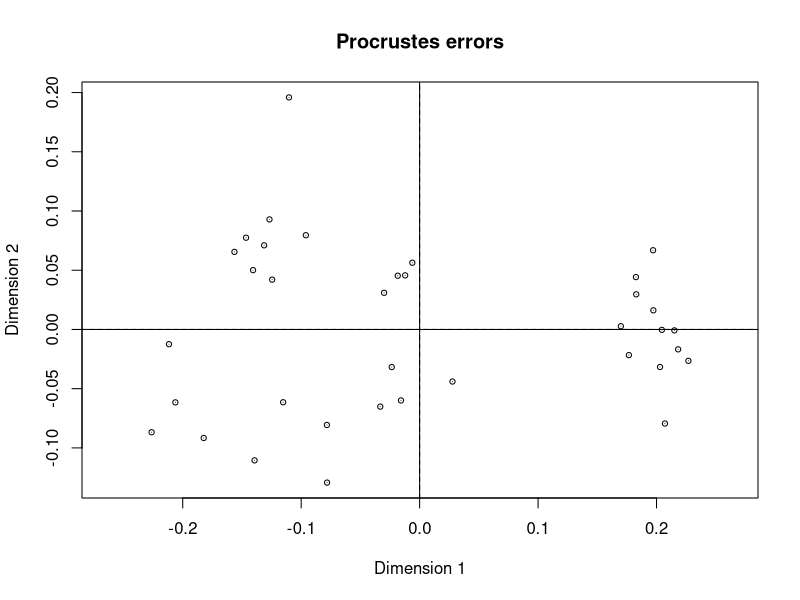
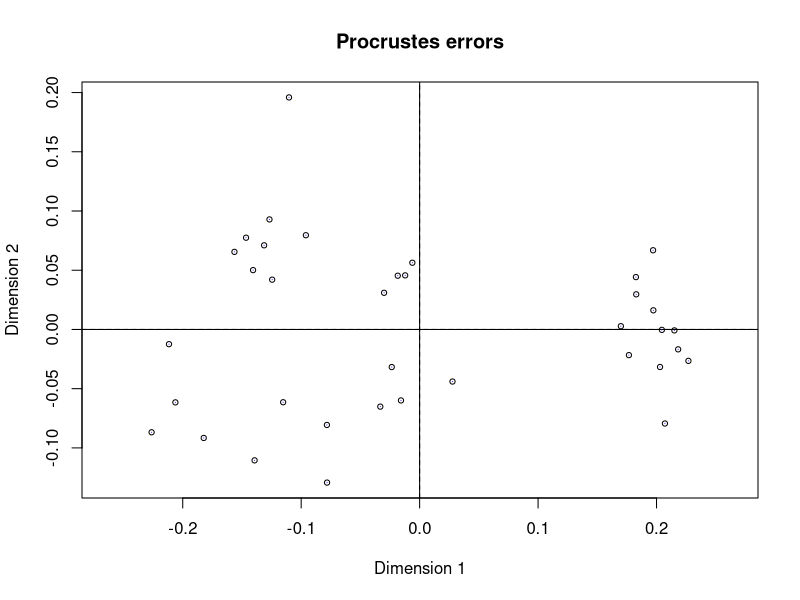
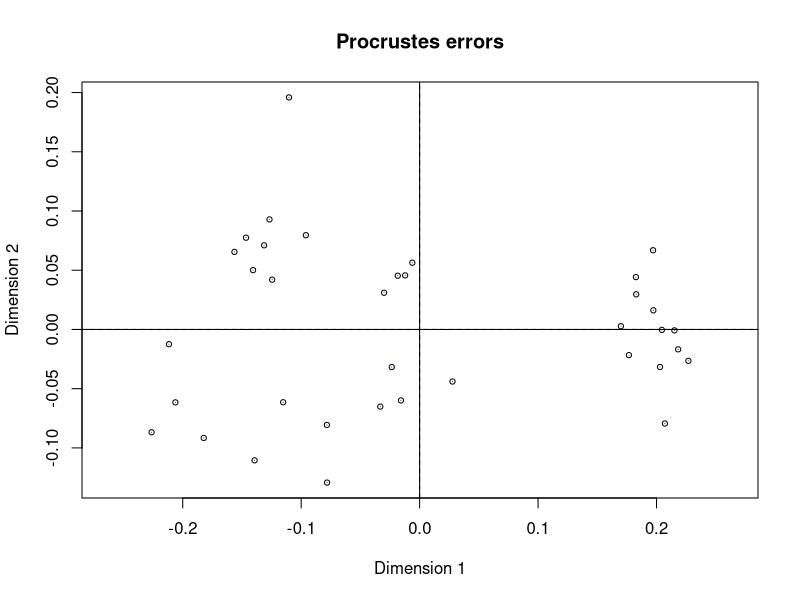
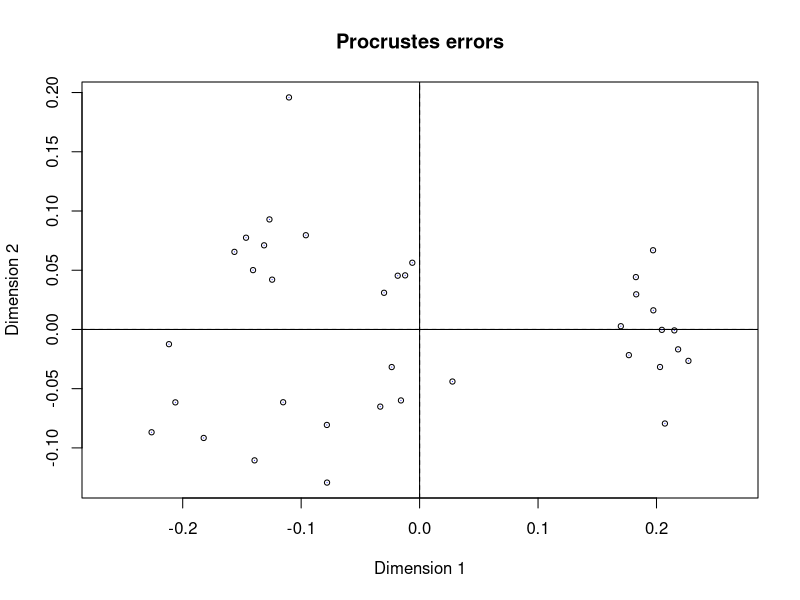
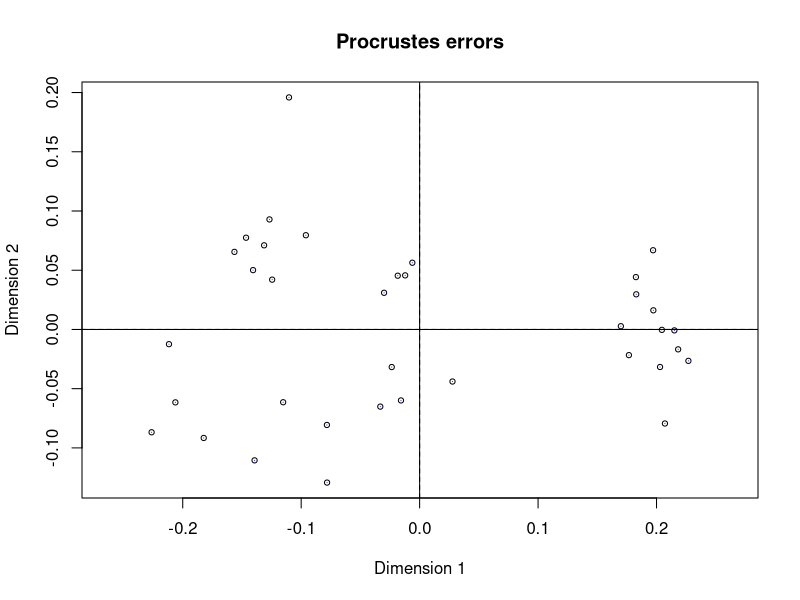
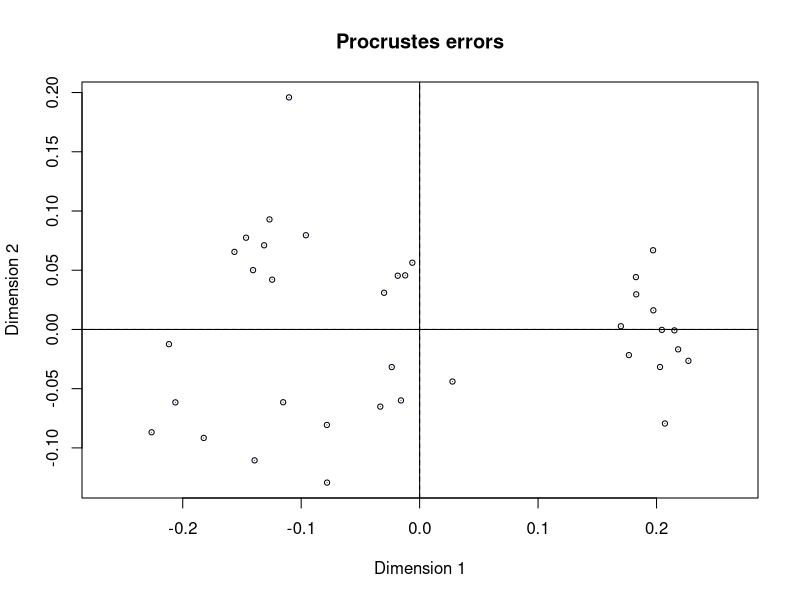
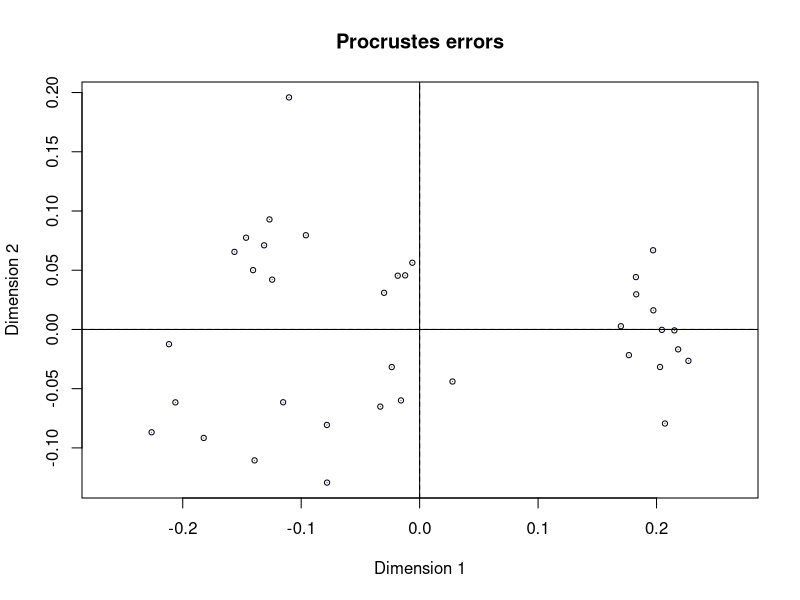
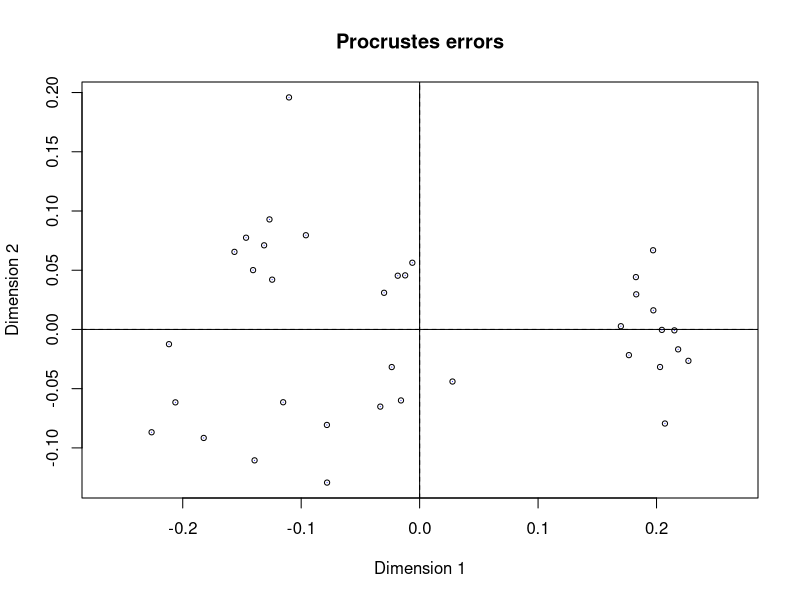

The R script that drew these images, in order:

# Background and data sources
  
library(vegan)
library(tidyr)
tree<-read.csv("R_input/10+cm.csv")
table(tree$Stand)
tree$Plot.ID<-paste(tree$Stand, tree$Plot) 
dim(tree)
tree<-tree[tree$Plot!="5",] # no calcium

# Create community matrix 'com', and environmental 'envdata' as dataframes

# Each row will be a plot, each column will be the value of abundance of that tree species.
co<-aggregate(tree$BA.m2, list(tree$Plot.ID,Stand=tree$Stand, Age=tree$Age, Species=tree$Species), FUN="sum", simplify=T)
names(co)
com<-spread(co, "Species","x")
com
com[is.na(com)]=0
com<-as.data.frame(com)
com


# Ordinate the tree comunity matrix.

# Using metaMDS() command in 'vegan'. 'sites' will store the plot.ID values

use<-com[,c(-1,-2,-3)]
dim(use)
names(use)
m1 <- metaMDS(use, distance = "bray", k = 2, trymax = 200,
              autotransform =FALSE,  
              wascores = TRUE, expand = TRUE,
              trace = 1, plot = TRUE,)

sites<-rownames(use)


par(mfrow=c(1,1))
# Visualize the NMDS ordination
plot(m1, display = c("sites", "species"), choices = c(1,2), type = "n", shrink = TRUE)

com$Age<-factor(com$Age, levels=c("Young","Mid-aged","Old"))
points(m1, display = "sites" , pch = c(0,1,2)[as.factor(com$Age)], cex=2)

legend("topright", legend = paste(c("Young","Mid-aged","Old")),pch = c(0,1,2), cex=2)

ordiellipse(m1 ,com$Stand, display = "sites", kind = "sd", label = T, cex=2)

title(main ="NMDS Ordination of MELNHE Plots in Bartlett")



plot(m1, display = c("species"), choices = c(1,2), type ="t", shrink = FALSE, cex=1.4)

points(m1, display = c("sites","species"), choices = c(1,2), pch = c(0,1,2)[as.numeric(com$Age)], cex=1)

legend("topright", legend = paste(c("Mid","Old","Young")),
       pch = c(0,1,2))

ordiellipse(m1, com$Stand, display = "sites", kind = "sd", label = T, cex=2)

title(main ="NMDS Ordination of MELNHE Plots in Bartlett")




